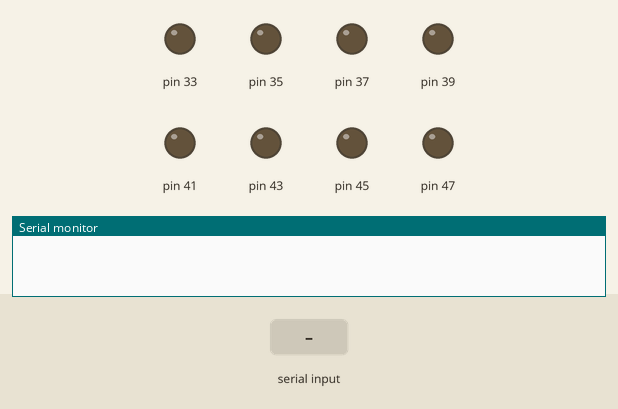
The sketch below on a simulated Arduino Mega 2560, built with avr-gcc and run on an emulated ATmega2560. On the bench: output pins drawn as LEDs (lit = HIGH), the last lines printed to the serial monitor. Dashed ring = blinking. Inputs (shaded band) come from the test bench.

Above: at 1.2 s.
1.3 s: "LEFT\n" received over Serial
At 1.4 s:
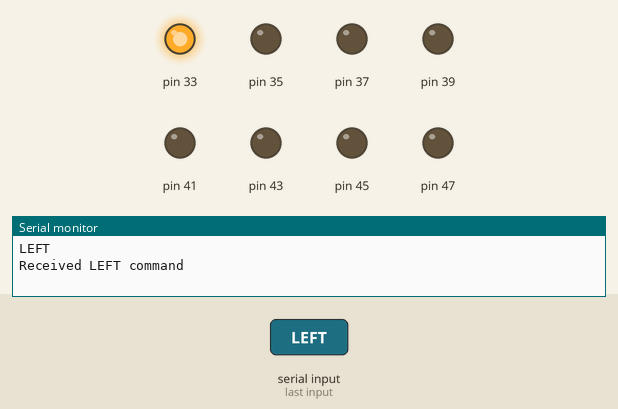
4.3 s: "RIGHT\n" received over Serial
At 4.4 s:
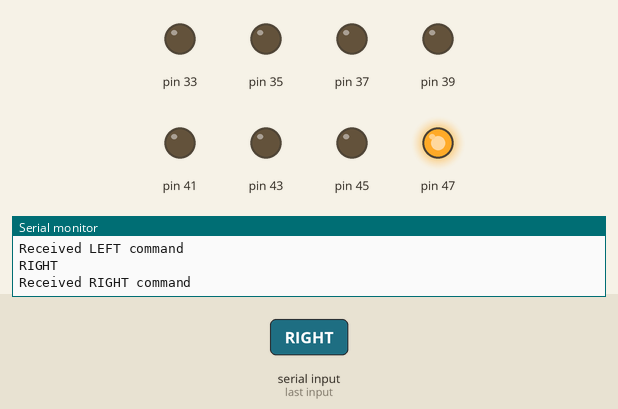
7.3 s: byte 10 ('\n') received over Serial
At 8.8 s:
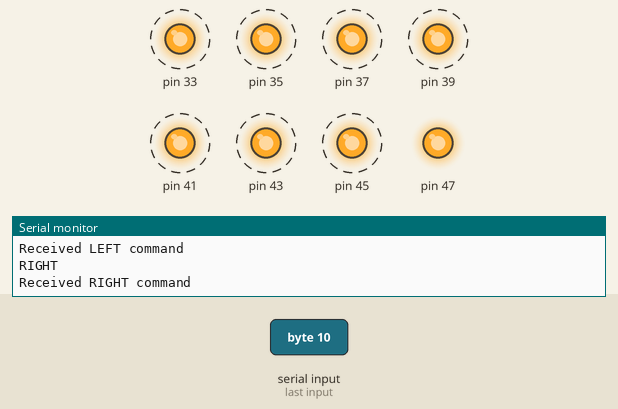
Timing chart, 0 to 14.3 s (numbered marks = the images above; inputs shaded):
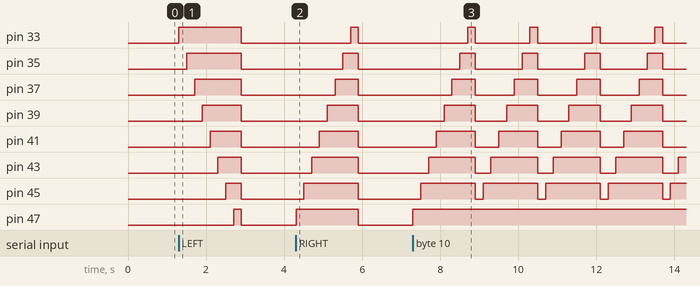

The sketch:

sketch_oct17a.ino
```cpp
String inputString = "";
bool stringComplete = false;
bool right = true;

void setup() {
 pinMode(47, OUTPUT);
 pinMode(45, OUTPUT);
 pinMode(43, OUTPUT);
 pinMode(41, OUTPUT);
 pinMode(39, OUTPUT);
 pinMode(37, OUTPUT);
 pinMode(35, OUTPUT);
 pinMode(33, OUTPUT);
 Serial.begin(9600);
 inputString.reserve(200);
}


void loop()

{
  if (stringComplete)
                  {
                      Serial.println(inputString);
                      if (inputString=="LEFT")
                            {
                              Serial.println("Received LEFT command");
                              right = false;
                              stringComplete = false;
                             }
                      else if (inputString =="RIGHT")
                            {
                              Serial.println("Received RIGHT command");
                              right = true;
                              stringComplete = false;
                            }
                      else if (inputString == "STOP")
                            {
                              Serial.println("Stopping Process");
                              stringComplete = true;
                            }

                       inputString = "";

    if (right==true)
    {
      for(int i=47; i>=33; i-=2)
    {digitalWrite(i, HIGH);
    delay(200);
    }
    for(int i=47; i>=33; i-=2)
    {digitalWrite(i, LOW);
    }
    }

    else
    {
      for(int i=33; i<=47; i+=2)
    {digitalWrite(i, HIGH);
    delay(200);
    }
    for(int i=47; i>=33; i-=2)
    {digitalWrite(i, LOW);
    }
    }


}
}


void serialEvent() {
  while (Serial.available()) {
    // get the new byte:
    char inChar = (char)Serial.read();
    // add it to the inputString:
        if (inChar == '\n') {
      stringComplete = true;
    }else

    inputString += inChar;
    // if the incoming character is a newline, set a flag so the main loop can
    // do something about it:

  }
}
```

Measured:
- after the input at 1.3 s, pin 33: LOW → HIGH at once, → LOW 1.6 s later; pin 35: LOW → HIGH after 0.21 s, → LOW 1.4 s later; pin 37: LOW → HIGH after 0.41 s, → LOW 1.2 s later; pin 39: LOW → HIGH after 0.61 s, → LOW 1.0 s later; pin 41: LOW → HIGH after 0.81 s, → LOW 0.80 s later
- after the input at 4.3 s, pin 33: LOW → HIGH after 1.4 s, → LOW 0.20 s later; pin 35: LOW → HIGH after 1.2 s, → LOW 0.40 s later; pin 37: LOW → HIGH after 1.0 s, → LOW 0.60 s later; pin 39: LOW → HIGH after 0.81 s, → LOW 0.80 s later; pin 41: LOW → HIGH after 0.61 s, → LOW 1.0 s later
- after the input at 7.3 s, pin 33: alternates HIGH for 0.20 s and LOW for 1.4 s, starting after 1.4 s; pin 35: alternates HIGH for 0.40 s and LOW for 1.2 s, starting after 1.2 s
